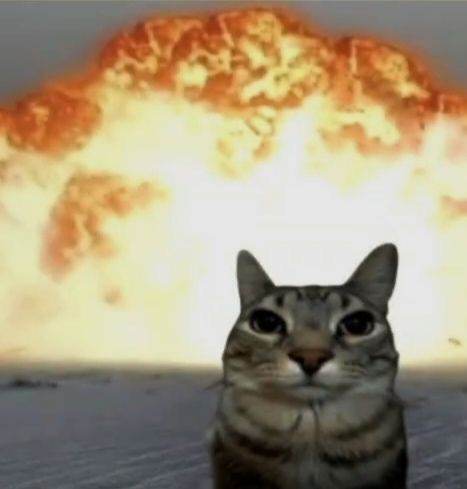
#> input picture P4/img/duar.jpg, 467 x 489 px, found by its file name
$ python segmentasi.py
#> lines starting #> are read from the running program, lines starting #| are printed output that depends on the picture; after the words box and inside, x2 and y2 are one past the last pixel; in counts of white or black regions, pixels touching at a corner belong together
import cv2
import numpy as np
import matplotlib.pyplot as plt

# membaca citra dari path gambar
image_path = 'P4/img/duar.jpg'
image = cv2.imread(image_path, cv2.IMREAD_GRAYSCALE) #membaca grayscale
#> image: shape (489, 467); min 0, max 238, mean 150.9

# 1. Region Glowing
def region_growing(img, seed_point, threshold):
#> called with seed_point = (10, 10), threshold = 20
    h, w = img.shape
#> h = 489; w = 467
    segmented = np.zeros((h,w), dtype=np.uint8)
    segmented[seed_point] = 255
    region_intensity = img[seed_point]
#> region_intensity = 119

    to_check = [seed_point]

    while to_check:
        current_point = to_check.pop(0)
        for dx in [-1,0,1]:
            for dy in [-1,0,1]:
                x, y = current_point[0  ] + dx, current_point[1] + dy
                if 0 <= x < h and 0 <= y <w and segmented[x,y] == 0:
                    if abs(int(img[x, y]) - int(region_intensity)) <= threshold:
                        segmented[x,y] = 255
                        to_check.append((x,y))

    return segmented

seed = (10,10)
threshold_value = 20
segmented_image = region_growing(image,seed, threshold_value)
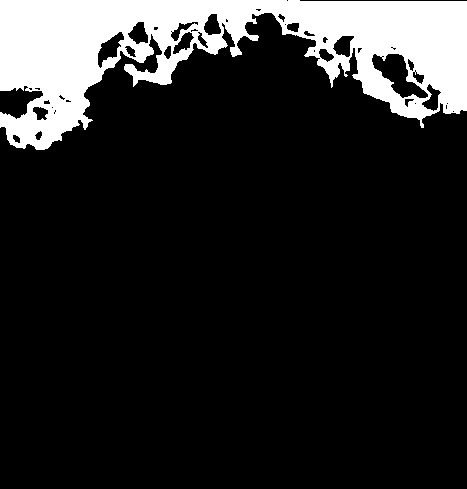
#> segmented_image: shape (489, 467); 14.9% white; 1 white region, box (x1, y1, x2, y2) and area: (0, 0, 467, 150) 33931

#2. K-Means Clustering (K + 2)
def kmeans_clustering(image, k):
#> called with k = 2
    pixel_values = image.reshape(-1, 1)
    pixel_values = np.float32(pixel_values)
    # definisikan kriteria untuk algoritm k-measn
    criteria = (cv2.TERM_CRITERIA_EPS + cv2.TERM_CRITERIA_MAX_ITER, 100, 0.2)
    _, labels, (centers) = cv2.kmeans(pixel_values, k, None, criteria, 10, cv2.KMEANS_RANDOM_CENTERS)
#> centers = [90.26, 212.7]

    # ubah label menjadi citra hasil klaster
    centers = np.uint8(centers)
#> centers = [90, 212]
    segmented_image = centers[labels.flatten()]
    segmented_image = segmented_image.reshape(image.shape)
#> segmented_image: shape (489, 467); values 90 (black) and 212 (white), 49.5% white; 16 white regions (6 under 20 px), largest, box (x1, y1, x2, y2) and area: (0, 14, 467, 370) 111413, (375, 55, 426, 97) 878, (115, 56, 157, 72) 326

    return segmented_image

segmented_image_kmeans = kmeans_clustering(image, 2)

# 3. watershed segmentation
def watershed_segmentation(image):
    # menggunakan tresholding untuk binerlisasi
    _, thresh = cv2.threshold(image, 0, 255, cv2.THRESH_BINARY_INV  + cv2.THRESH_OTSU)

    # mengubah moroflogi untuk menghilangkan noise
    kernel = np.ones((3, 3), np.uint8)
    opening = cv2.morphologyEx(thresh, cv2.MORPH_OPEN, kernel, iterations=2)
#> opening: shape (489, 467); 50.1% white; 11 black regions (4 under 20 px), largest, box (x1, y1, x2, y2) and area: (0, 14, 467, 370) 112722, (375, 55, 426, 97) 922, (322, 363, 336, 372) 81

    # Tentukan sure background dan sure foreground
    sure_bg = cv2.dilate(opening, kernel, iterations=3)
#> sure_bg: shape (489, 467); 54% white; 4 black regions, box (x1, y1, x2, y2) and area: (0, 17, 467, 366) 104390, (379, 58, 416, 93) 385, (213, 52, 227, 69) 154, (148, 60, 154, 67) 23
    dist_transform = cv2.distanceTransform(opening, cv2.DIST_L2, 5)
    _, sure_fg = cv2.threshold(dist_transform, 0.7 * dist_transform.max(), 255, 0)
#> sure_fg: shape (489, 467) float32; 7.1% white; 2 white regions, box (x1, y1, x2, y2) and area: (0, 450, 467, 489) 15361, (0, 0, 51, 26) 918

    # label unknow region
    sure_fg = np.uint8(sure_fg)
    unknow = cv2.subtract(sure_bg, sure_fg)
#> unknow: shape (489, 467); 46.9% white; 5 white regions, box (x1, y1, x2, y2) and area: (0, 240, 467, 461) 59697, (0, 0, 467, 155) 45926, (57, 214, 78, 249) 681, (281, 84, 311, 108) 427, (247, 92, 274, 109) 401

    # label maker
    _, markers = cv2.connectedComponents(sure_fg)
#> markers: shape (489, 467) int32; 3 distinct labels, from 0 to 2
    markers = markers + 1
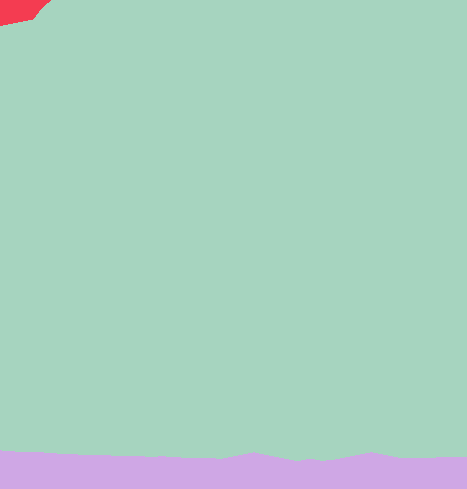
#> markers: shape (489, 467) int32; 3 distinct labels, from 1 to 3; one colour per label, 0 black
    markers[unknow == 255] = 0
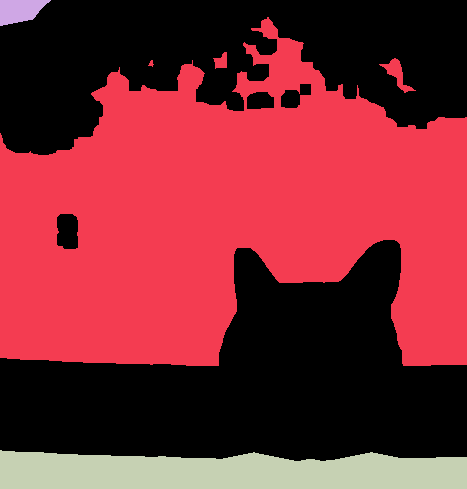
#> markers: shape (489, 467) int32; 4 distinct labels, from 0 to 3; one colour per label, 0 black

    # watershed
    markers = cv2.watershed(cv2.cvtColor(image, cv2.COLOR_GRAY2BGR), markers)
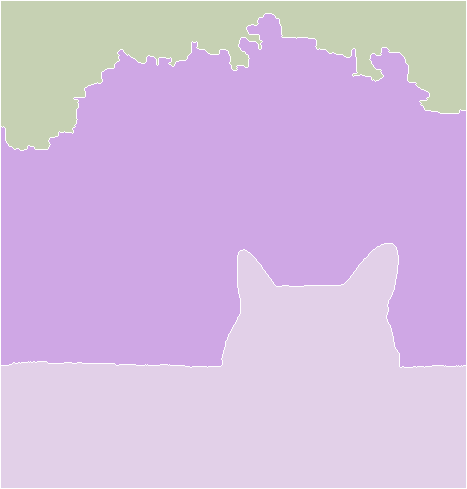
#> markers: shape (489, 467) int32; 4 distinct labels, from -1 to 3; one colour per label, 0 black, -1 white
    image[markers == -1] = [255]
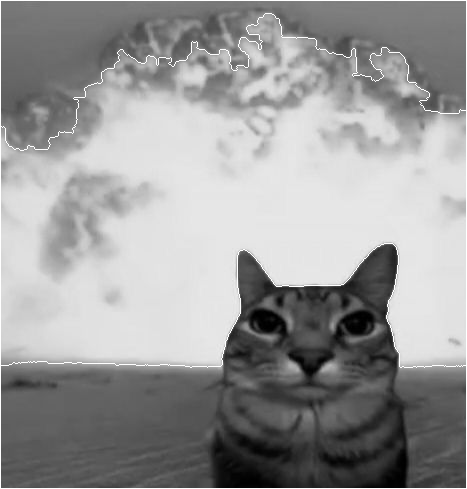
#> image: shape (489, 467); min 0, max 255, mean 152.8

    return image

watershed_iamge = watershed_segmentation(image)

# 4. Global thresholding (T = 100)
def global_tresholding(image, treshold_value):
#> called with treshold_value = 100
    _, binary_image = cv2.threshold(image, treshold_value, 255, cv2.THRESH_BINARY)
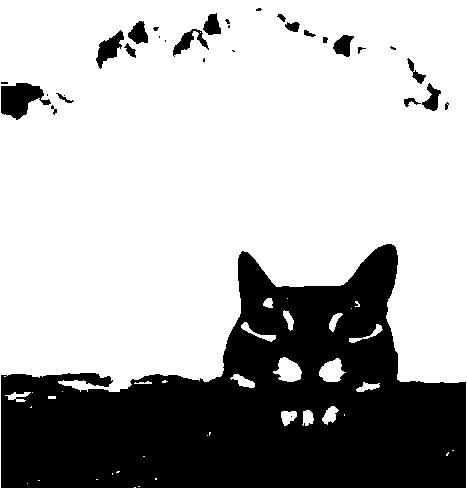
#> binary_image: shape (489, 467); 69.8% white; 32 black regions (13 under 20 px), largest, box (x1, y1, x2, y2) and area: (1, 244, 466, 488) 65150, (1, 83, 51, 120) 1096, (96, 30, 124, 69) 492
    return binary_image

global_treshold_image = global_tresholding(image, 100)

# 5. Adaptive global_tresholding
def adaptive_thresholding(image):
    adaptive_thresh_mean = cv2.adaptiveThreshold(image, 255, cv2.ADAPTIVE_THRESH_MEAN_C, cv2.THRESH_BINARY, 11, 2)
#> adaptive_thresh_mean: shape (489, 467); 72.7% white; 589 black regions (486 under 20 px), largest, box (x1, y1, x2, y2) and area: (1, 1, 466, 488) 47440, (230, 388, 384, 470) 2137, (49, 162, 124, 251) 1613
    adaptive_thresh_gausian = cv2.adaptiveThreshold(image, 255, cv2.ADAPTIVE_THRESH_GAUSSIAN_C, cv2.THRESH_BINARY, 11, 2)
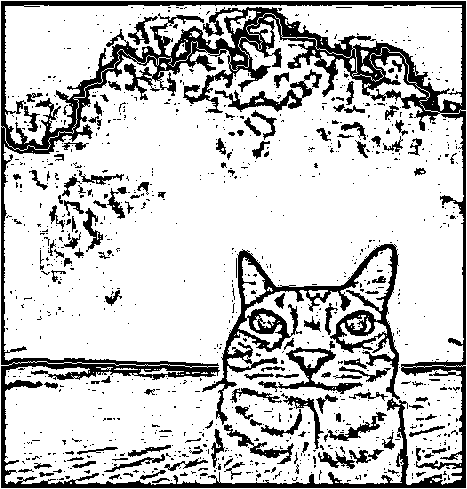
#> adaptive_thresh_gausian: shape (489, 467); 78.9% white; 999 black regions (861 under 20 px), largest, box (x1, y1, x2, y2) and area: (1, 1, 466, 488) 25983, (202, 244, 400, 425) 6099, (258, 347, 363, 394) 1066
    return adaptive_thresh_mean, adaptive_thresh_gausian

adaptive_thresh_mean, adaptive_thresh_gausian = adaptive_thresholding(image)

# plot semua hasil secara bersamaan
plt.figure(figsize=(15, 10))

# original image
plt.subplot(3, 2, 1)
plt.imshow(image, cmap='gray')
plt.title('original image')

# Region Growing result
plt.subplot(3, 2, 2)
plt.imshow(segmented_image, cmap='gray')
plt.title('region growing')

# k-mean clustering result
plt.subplot(3, 2, 3)
plt.imshow(segmented_image_kmeans, cmap='gray')
plt.title('K-means Clustering')

# watershed result
plt.subplot(3,2,4)
plt.imshow(watershed_iamge, cmap='gray')
plt.title('Watershed Segmentation')

# Global Thersholding result
plt.subplot(3,2,5)
plt.imshow(global_treshold_image, cmap='gray')
plt.title('Global Tresholding')

# Adaptive Thersholding result
plt.subplot(3,2,6)
plt.imshow(adaptive_thresh_mean, cmap='gray')
plt.title('Adaptive Tresholding (Mean)')

plt.tight_layout()
plt.show()
